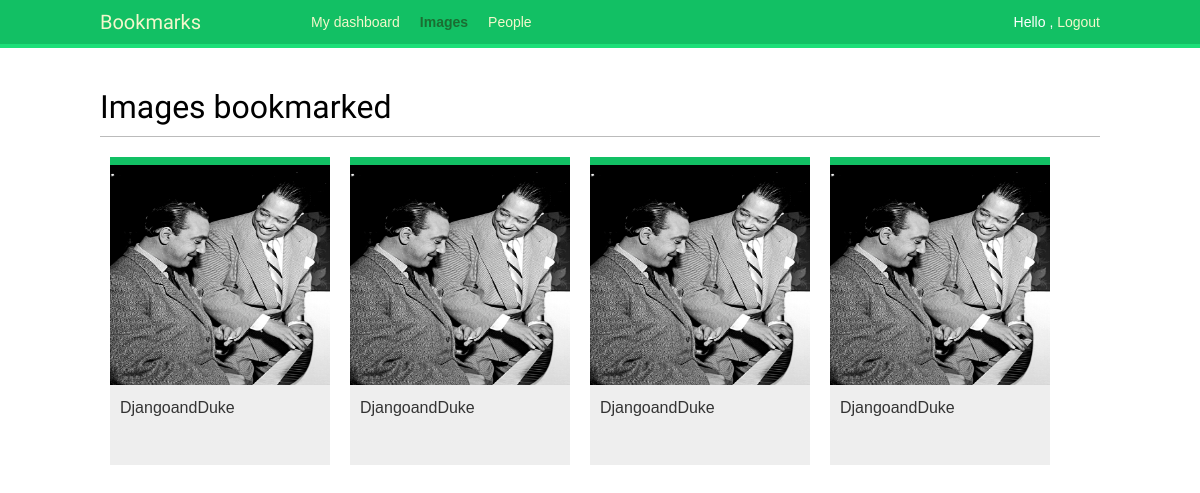
Page /images/ (signed in) on the committed database.
### images/models.py (models this page shows, shortened)
class Image(models.Model):
    user = models.ForeignKey(settings.AUTH_USER_MODEL,
                             related_name='images_created')
    title = models.CharField(max_length=200)
    slug = models.SlugField(max_length=200, blank=True)
    url = models.URLField()
    image = models.ImageField(upload_to='images/%Y/%m/%d')
    description = models.TextField(blank=True)
    created = models.DateTimeField(auto_now_add=True,
                                   db_index=True)
    users_like = models.ManyToManyField(settings.AUTH_USER_MODEL,
                                        related_name='images_liked',
                                        blank=True)
    total_likes = models.PositiveIntegerField(db_index=True, default=0)
    def get_absolute_url(self):
        return reverse('images:detail', args=[self.id, self.slug])

### images/views.py (the view)
@login_required
def image_list(request):
    images = Image.objects.all()
    paginator = Paginator(images, 8)
    page = request.GET.get('page')
    try:
        images = paginator.page(page)
    except PageNotAnInteger:
        images = paginator.page(1)
    except EmptyPage:
        if request.is_ajax():
            return HttpResponse('')
        images = paginator.page(paginator.num_pages)
    if request.is_ajax():
        return render(request,
                      'images/image/list_ajax.html',
                      {'section': 'images', 'images': images})
    return render(request,
                  'images/image/list.html',
                  {'section': 'images', 'images': images})

### images/templates/images/image/list.html (shortened to what this page needs)
{% extends "base.html" %}
{% block content %}
    <h1>Images bookmarked</h1>
    <div id="image-list">
        {% include "images/image/list_ajax.html" %}
    </div>
{% endblock %}

### images/templates/images/image/list_ajax.html
{% load thumbnail %}
{% for image in images %}
    <div class="image">
        <a href="{{ image.get_absolute_url }}">
            {% thumbnail image.image "300x300" crop="100%" as im %}
                <a href="{{ image.get_absolute_url }}">
                    <img src="{{ im.url }}">
                </a>
            {% endthumbnail %}
        </a>
        <div class="info">
            <a href="{{ image.get_absolute_url }}" class="title">{{ image.title }}</a>
        </div>
    </div>
{% endfor %}

### account/static/css/base.css (style rules this page uses)
body { margin:0; padding:0; font-family:helvetica, sans-serif; }
a { color:#12c064; text-decoration:none; }
h1, h2, h3, h4, h5 , h6 { font-family: 'Muli', sans-serif; font-weight:normal; }
h1 { border-bottom:1px solid #bbb; padding:0 0 10px 0; margin:10px 0 20px 0; }
#image-list { overflow:auto; }
#image-list .image { float:left; width:220px; height:300px; margin:0 10px 10px 10px; border-top:8px solid #12c064; background:#eee; }
#image-list img { width:220px; height:220px; }
#image-list .info { padding:10px; }
#image-list .info a { color:#333; }

### rows in the picture
Image: title "DjangoandDuke"
Image: title "DjangoandDuke"
Image: title "DjangoandDuke"
Image: title "DjangoandDuke"
